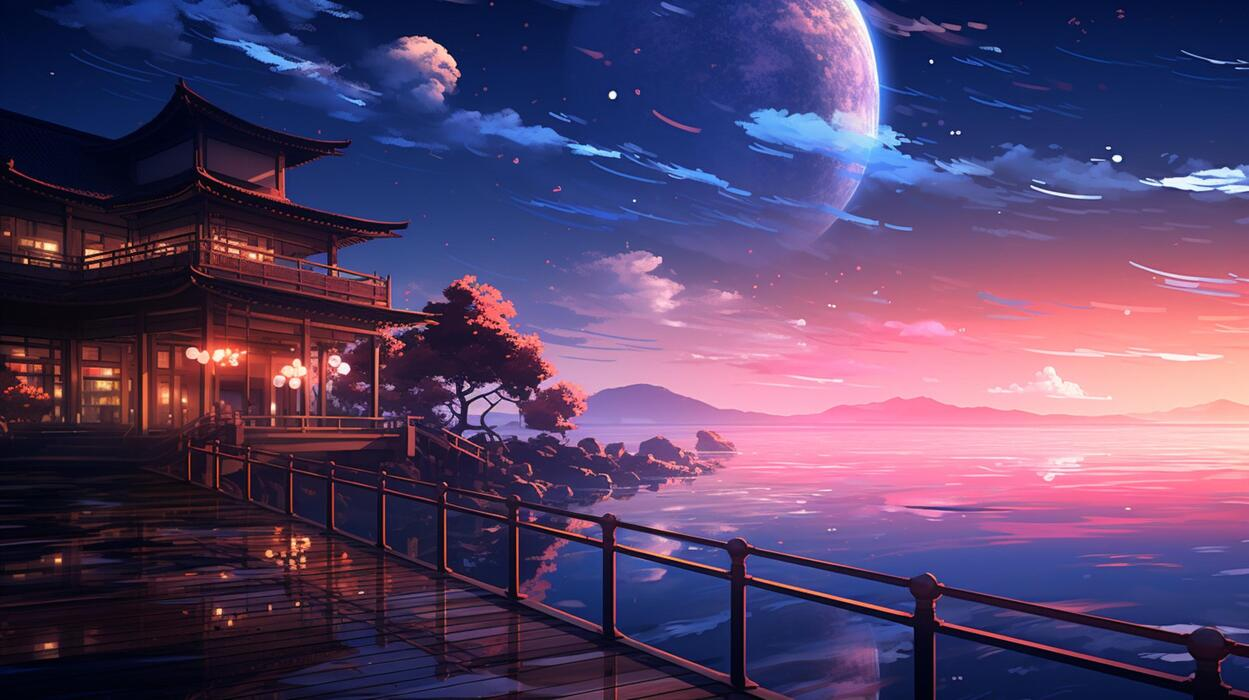
#> input picture SuprMentr Assignments/Assignment28_Image_Filter_Lab/sample.jpg, 1249 x 700 px
$ python main.py
#> lines starting #> are read from the running program, lines starting #| are printed output that depends on the picture
import cv2

# Load image
img = cv2.imread("sample.jpg")
#> img is the input picture: shape (700, 1249, 3); mean B, G, R 104.7, 66.1, 87.1

# Check if image loaded
if img is None:
    print("Error: Image not found!")
    exit()

# -----------------------------
# GRAYSCALE
# -----------------------------
gray = cv2.cvtColor(img, cv2.COLOR_BGR2GRAY)
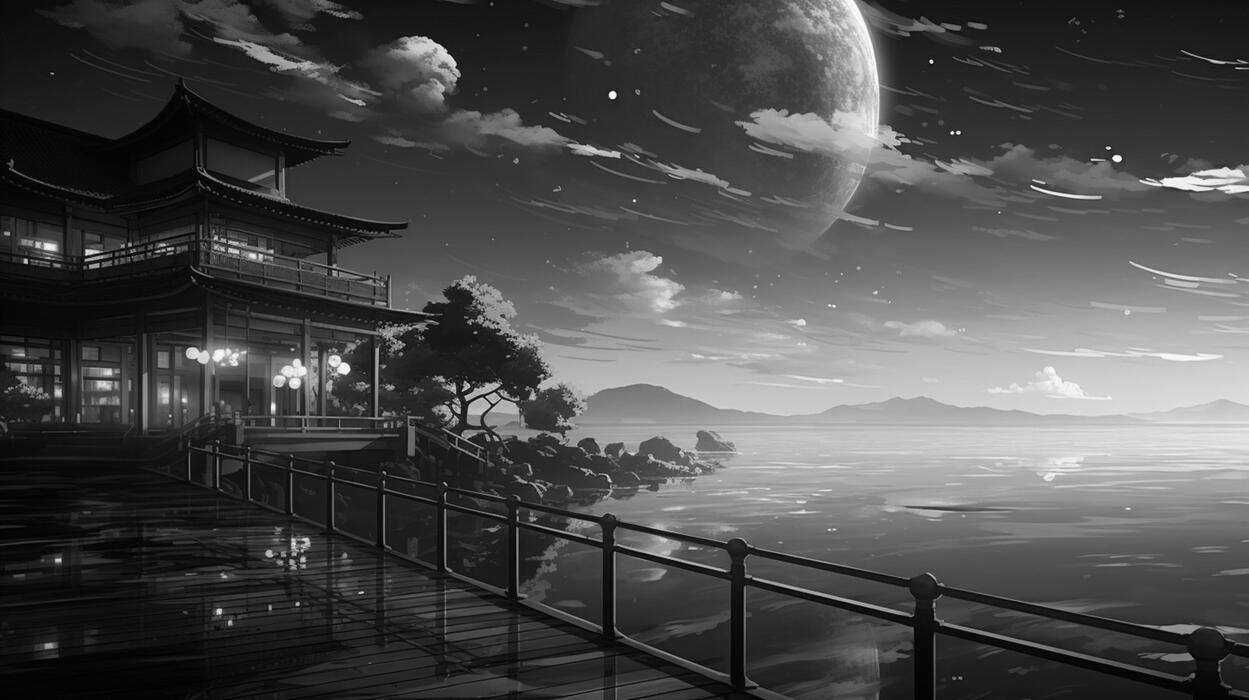
#> gray: shape (700, 1249); min 0, max 255, mean 76.8

# -----------------------------
# BLUR
# -----------------------------
blur = cv2.GaussianBlur(img, (5, 5), 0)

# -----------------------------
# EDGE DETECTION
# -----------------------------
edges = cv2.Canny(img, 100, 200)
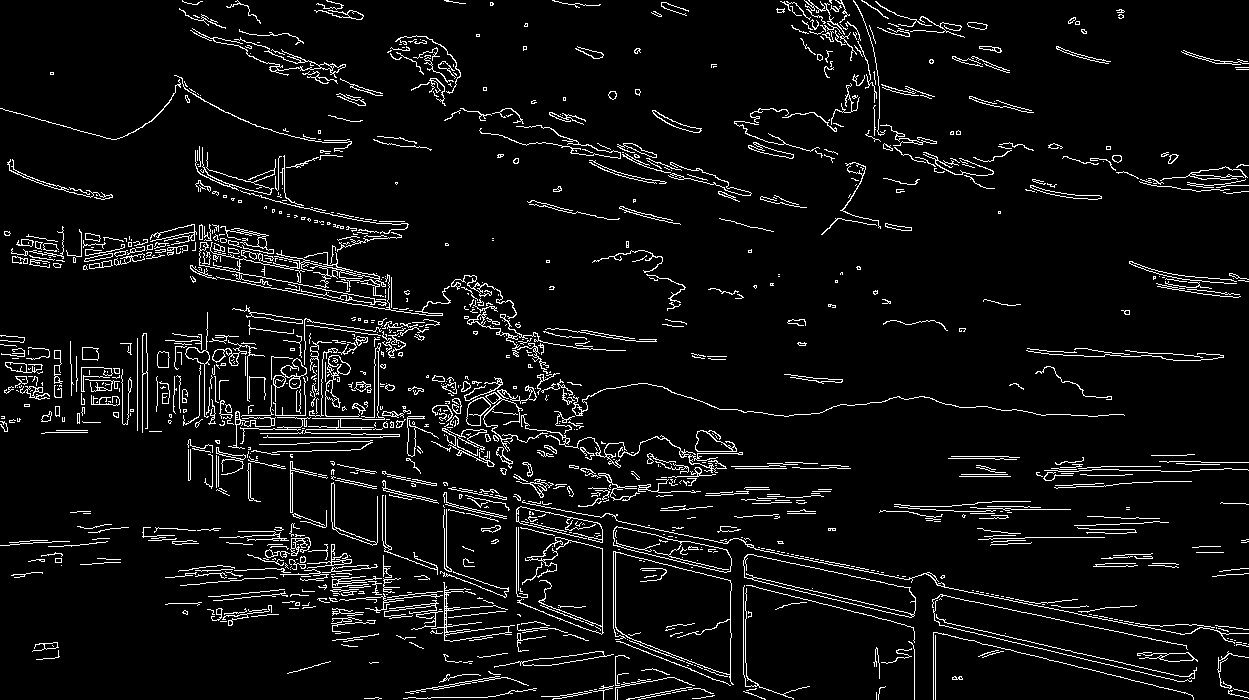
#> edges: shape (700, 1249); 5.9% white in thin lines or dots

# -----------------------------
# SHOW IMAGES
# -----------------------------
cv2.imshow("Original Image", img)
cv2.imshow("Grayscale Image", gray)
cv2.imshow("Blurred Image", blur)
cv2.imshow("Edge Detection", edges)

# Wait until key press
cv2.waitKey(0)
cv2.destroyAllWindows()
